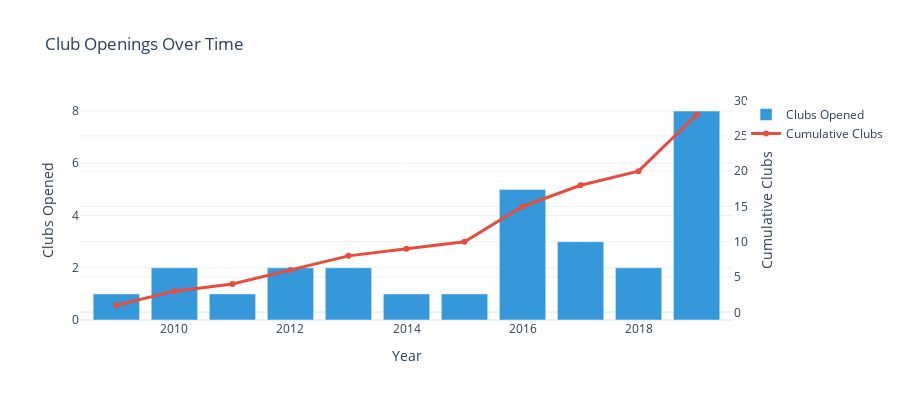

The code cell stored with this chart in its notebook:
### Markdown cell above
## 📅 Timeline Analysis

### Code cell
# Clubs opened per year
year_counts = df['Year_Opened'].value_counts().sort_index()

fig = go.Figure()

# Bar chart - clubs per year
fig.add_trace(go.Bar(
    x=year_counts.index,
    y=year_counts.values,
    name='Clubs Opened',
    marker=dict(color='#3498db')
))

# Line chart - cumulative
fig.add_trace(go.Scatter(
    x=year_counts.index,
    y=year_counts.cumsum(),
    name='Cumulative Clubs',
    mode='lines+markers',
    line=dict(color='#e74c3c', width=3),
    yaxis='y2'
))

fig.update_layout(
    title='Club Openings Over Time',
    xaxis_title='Year',
    yaxis_title='Clubs Opened',
    yaxis2=dict(
        title='Cumulative Clubs',
        overlaying='y',
        side='right'
    ),
    height=400,
    template='plotly_white',
    hovermode='x unified'
)

fig.show()

print('\nClubs Opened by Year:')
display(year_counts)

### Figure 1 — Plotly figure (JSON) as saved in the notebook; plotly's stock layout.template omitted (floating-point values rounded to 4 significant figures)
{"data": [{"marker": {"color": "#3498db"}, "name": "Clubs Opened", "type": "bar", "x": [2009, 2010, 2011, 2012, 2013, 2014, 2015, 2016, 2017, 2018, 2019], "y": [1, 2, 1, 2, 2, 1, 1, 5, 3, 2, 8]}, {"line": {"color": "#e74c3c", "width": 3}, "mode": "lines+markers", "name": "Cumulative Clubs", "type": "scatter", "x": [2009, 2010, 2011, 2012, 2013, 2014, 2015, 2016, 2017, 2018, 2019], "y": [1, 3, 4, 6, 8, 9, 10, 15, 18, 20, 28], "yaxis": "y2"}], "layout": {"height": 400, "hovermode": "x unified", "title": {"text": "Club Openings Over Time"}, "xaxis": {"title": {"text": "Year"}}, "yaxis": {"title": {"text": "Clubs Opened"}}, "yaxis2": {"overlaying": "y", "side": "right", "title": {"text": "Cumulative Clubs"}}}}
